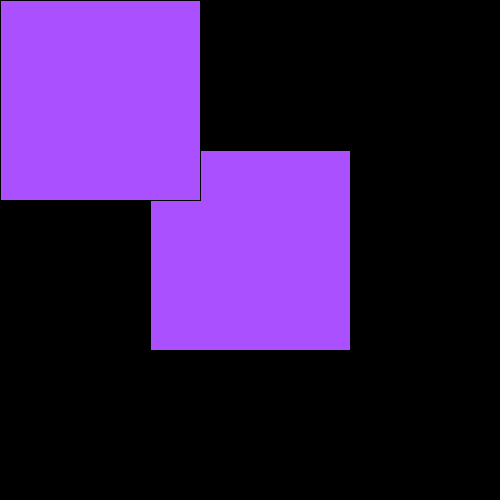
Frame 1 (no input)
Frame 60 (the mouse pressed at the canvas centre just before this capture): identical to frame 1, image omitted
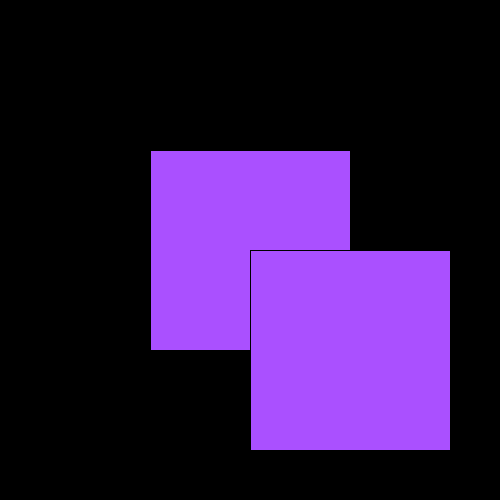
Frame 120 (the mouse held since frame 60 and released just before this capture)

The Processing sketch that drew these frames (run headless with seeded random() and noise(); from frame 60 on, the mouse is pressed at the canvas centre):

// Processing sketch: processing_22418
// ── processing_22418.pde

//Problem Set 2
//Question 4
//Matthew Iannacci
void setup() {
  size(500, 500);
  
}

void draw() {
  background(0);
  int x = 200;
  
    if (intersect(125,125,x/2,mouseX,mouseY,x/2)) {
    fill(170,80,255);
    
  } 
  else {
    fill(90,220,30);
    
  }
  rect(150,150,x,x);
  rect(mouseX,mouseY,x,x); 
  
}
boolean intersect(float a1, float b1, float c1, float a2, float b2, float c2) {

  float d = dist(a1, b1, c1, a2, b2, c2);
  if ( d < (c1 + c2) ) {

   return true;
  }
  else {
     return false;
}
} 
